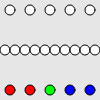
Frame 1 (no input)
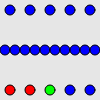
Frame 60 (no input)
Frame 120 (the mouse pressed at the canvas centre since frame 60): identical to frame 60, image omitted

The p5.js sketch that drew these frames (run headless with seeded random() and noise() and a simulated clock; from frame 60 on, the mouse is pressed at the canvas centre):

// p5.js sketch
// ── sketch.js
function setup() {
  createCanvas(100, 100);
  smooth();
}

function draw() {
  background(230);
  var size = 10;
  for (var i = 0; i < 5; i++) {
    var offset = 10;
    var xPos = i * width/5 + offset;
    ellipse (xPos, 10, size, size);
  }


  // 1. Create a for loop that draws 10 circles on y position 50 in the canvas.
  for (var i = 0; i < 10; i++) {
    var offset = 5;
    var xPos = i * width/10 + offset;
    ellipse (xPos, 50, size, size);
  }

  // 2. Create a for loop that draw 5 circles on y position 90.
  //    set fill color to red for circles that is positioned on the left side.
  //    set fill color to green for the circle on the middle.
  //    set fill color to blue for circles on the right side.
  for (var i = 0; i < 5; i++) {
    var offset = 10;
    var xPos = i * width/5 + offset;
    if (xPos < width/2) {
      fill(255, 0, 0)
    } else if(xPos == width/2) {
      fill(0, 255, 0);
    } else {
      fill(0, 0, 255);
    }
    ellipse (xPos, 90, size, size);
  }
}
